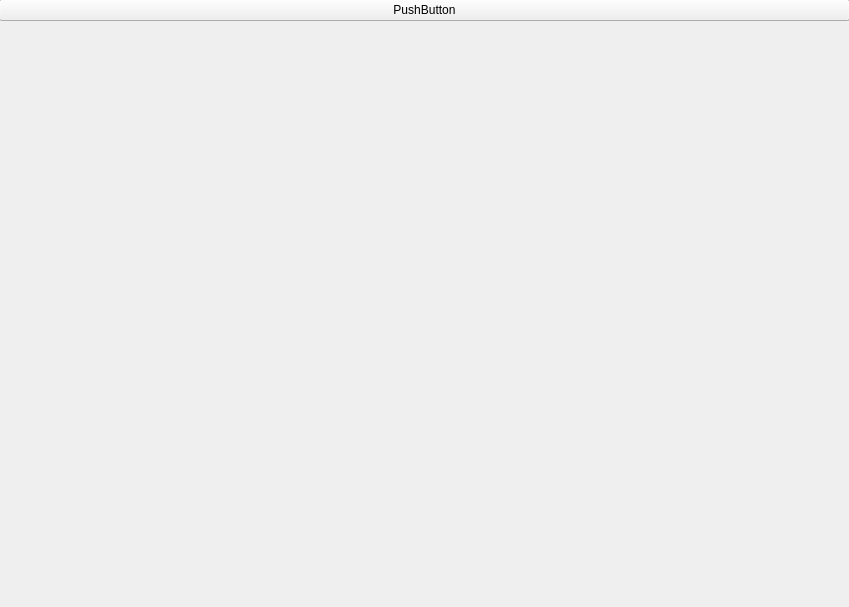
<?xml version="1.0" encoding="UTF-8"?>
<ui version="4.0">
 <class>InspectPage</class>
 <widget class="QWidget" name="InspectPage">
  <property name="geometry">
   <rect>
    <x>0</x>
    <y>0</y>
    <width>849</width>
    <height>607</height>
   </rect>
  </property>
  <property name="windowTitle">
   <string>InspectPage</string>
  </property>
  <property name="styleSheet">
   <string notr="true"/>
  </property>
  <widget class="QWidget" name="verticalLayoutWidget">
   <property name="geometry">
    <rect>
     <x>-1</x>
     <y>-1</y>
     <width>851</width>
     <height>611</height>
    </rect>
   </property>
   <layout class="QVBoxLayout" name="verticalLayout">
    <item>
     <widget class="QPushButton" name="browsePicturesPushButton">
      <property name="text">
       <string>PushButton</string>
      </property>
     </widget>
    </item>
    <item>
     <widget class="QLabel" name="pictureLabel">
      <property name="text">
       <string/>
      </property>
     </widget>
    </item>
   </layout>
  </widget>
 </widget>
 <resources/>
 <connections/>
</ui>
